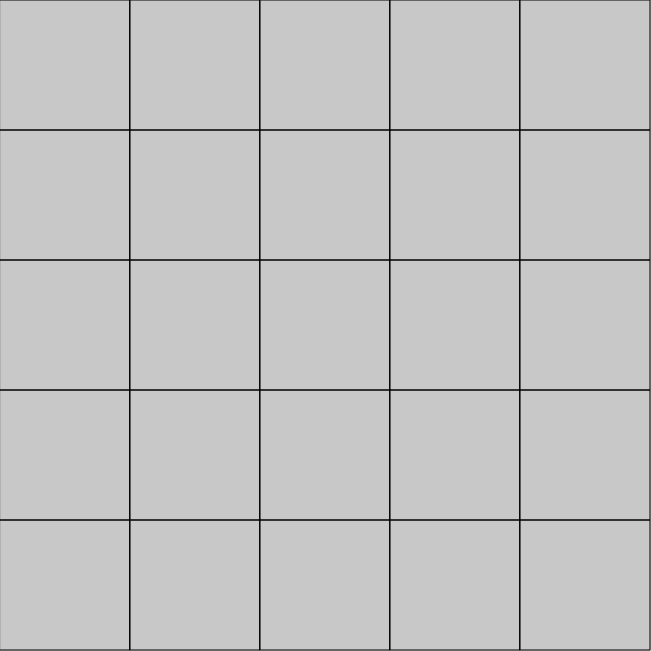
Frame 1 (no input)
Frame 60 (no input): identical to frame 1, image omitted
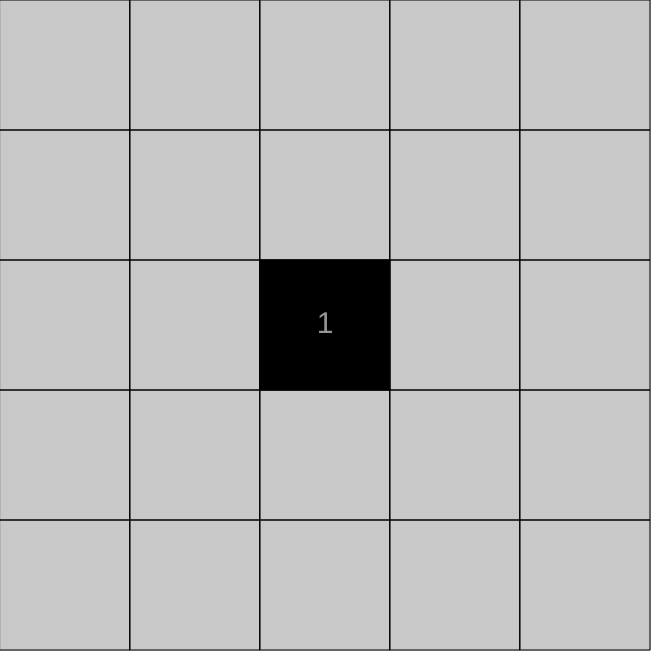
Frame 120 (the mouse pressed at the canvas centre since frame 60)

The p5.js sketch that drew these frames (run headless with seeded random() and noise() and a simulated clock; from frame 60 on, the mouse is pressed at the canvas centre):

// p5.js sketch
// ── sketch.js
function make2DArray(cols,rows) {
    console.log("2D arr reached")
    textSize(30);
    var arr = new Array(cols);
    for (var i = 0; i < arr.length; i++) {
        arr[i] = new Array(rows)
    }
    
    return arr;
}
var levelArr = [40] // this will be used to control the size of each square to get ruffly the same size for all the grid
var grid;
var cols;
var rows;
var w = 80; // width of each square
var button = this.button
var xLevel = 5; // i will use this to times the w to get the width of the grid
var win = false;
var dug = 0;

var totalBees = 7;

function setup() {
    console.log("setUp func reached")
    if (xLevel <= 5){
        w = 130;
        totalBees = 3;
    }else if (xLevel >= 6 && xLevel <= 10) {
        w = 80;
        totalBees = 15;

    }else if (xLevel >= 11 && xLevel <= 20) {
        totalBees = 25;
        w = 60;
    }else if (xLevel >= 21 && xLevel <= 30) {
        totalBees = 75;
        w = 40;
    }else if (xLevel >= 31 && xLevel <= 40) {
        totalBees = 120;
        w = 40;
    }else if (xLevel >= 41 && xLevel <= 50) {
        totalBees = 200;
        w = 30;
    }else if (xLevel >= 51 && xLevel <= 60) {
        totalBees = 360;
        w = 25;
    }else if (xLevel >= 61 && xLevel <= 70) {
        totalBees = 550;
        w = 25;
    }else if (xLevel >= 71 && xLevel <= 80) {
        totalBees = 750;
        w = 25;
    }else if (xLevel >= 61 && xLevel <= 70) {
        totalBees = 550;
        w = 20;
    }
    createCanvas(w * xLevel + 1, w * xLevel + 1);
    cols = floor(width / w);
    rows = floor(height / w);

    grid = make2DArray(cols, rows);
    for (var i = 0; i < cols; i++) {
        for (var j = 0; j < rows; j++) {
            grid[i][j] = new Cell(i, j, w)
        }
    }

    // pick total bees spots
    var options = [];
    for (var i = 0; i < cols; i++) {
        for (var j = 0; j < rows; j++) {
            options.push([i, j]);
        }
    }

    for (var n = 0; n < totalBees; n++) {
        var index = floor(random(options.length));
        var choice = options[index];
        var i = choice[0];
        var j = choice[1];
        // deletes that spot so no longer an option 
        options.splice(index, 1);
        grid[i][j].bee = true;
    }
    for (var i = 0; i < cols; i++) {
        for (var j = 0; j < rows; j++) {
            grid[i][j].countBees();
        }
    }
}

function keyPressed() {
    if (keyCode === ENTER) {
        if (dug == xLevel * xLevel){
            win = true;
            // alert("Next LEVEL");
            xLevel += 5;
            dug = 0;
            setup();
            draw();
            win = false;
            textSize(30);
        }  
    } 
  }

function winFunction () {
    dug = 0;
    for (var i = 0; i < cols; i++) {
        for (var j = 0; j < rows; j++) {
            if ( grid[i][j].flagged  || grid[i][j].revealed){ // && !(grid[i][j].bee.revealed)
                dug += 1;
                console.log(dug)
            }
            if (dug == xLevel * xLevel){
                win = true;
            }                          
        }
    }
}

function gameOver() {
    console.log("lose func reached")
    for (var i = 0; i < cols; i++) {
        for (var j = 0; j < rows; j++) {
            grid[i][j].revealed = true;
        }
    }
}

function mousePressed() {
    if (!keyIsDown(70)) {
        for (var i = 0; i < cols; i++) {
            for (var j = 0; j < rows; j++) {
                if (grid[i][j].contains(mouseX, mouseY) && !grid[i][j].revealed && !grid[i][j].flagged) {
                    grid[i][j].reveal();
                    winFunction();
                    if (grid[i][j].bee) {
                        gameOver();
                    }
                }
            }
        }
    } else {
        for (var i = 0; i < cols; i++) {
            for (var j = 0; j < rows; j++) {
                if (grid[i][j].contains(mouseX, mouseY) && !grid[i][j].revealed) {
                    grid[i][j].flagged = !grid[i][j].flagged;
                }
            }
        }
    }
}


function draw() {
    if (!win){
        background(200);
        for (var i = 0; i < cols; i++) {
            for (var j = 0; j < rows; j++) {
                grid[i][j].show();
            }
        }
    }else {
        console.log("reached if win state")
        background(0,128,0);
        textSize(50);
        text("Congratulations Nerd",(w * xLevel + 1)/2, (w * xLevel + 1)/2);
    }
}
// ── Cell.js
function Cell(i , j , w) {

    this.i = i;
    this.j = j;
    this.x = i * w;
    this.y = j * w;
    this.w = w;
    this.neighborCount = 0;
    this.flagged = false;

   this.bee = false
   this.revealed = false;
}

Cell.prototype.show = function() {
    stroke(0);
    noFill();
    rect(this.x,this.y,this.w,this.w);
    if (this.flagged) {
        fill(255, 0, 0);
        ellipse(this.x + this.w*0.5, this.y + this.w*0.5, this.w *0.5);
        return;
    }
    if (this.revealed){
        if (this.bee && this.flagged == false){
            fill(127);
            ellipse(this.x + this.w*0.5, this.y + this.w*0.5, this.w *0.5);
        } else{
            noFill();
            fill(0);
            rect(this.x,this.y,this.w,this.w);
            if (this.neighborCount > 0){
                textAlign(CENTER, CENTER);
                fill(150);
                text(this.neighborCount, this.x + this.w*0.5, this.y + this.w*0.5);
            }
        }  
    }
}

Cell.prototype.countBees = function() {
    if (this.bee){
        this.neighborCount = -1;
        return;
    }
    var total = 0;
    for (var xoff = -1; xoff <= 1; xoff ++){
        for (var yoff = -1; yoff <= 1; yoff ++){
            var i = this.i + xoff;
            var j = this.j + yoff;
            if (i > -1 && i < cols && j > -1 && j < rows){
                var neighbor = grid[i][j];
                if (neighbor.bee) {
                    total++;
                }
            }
        }
    }
    this.neighborCount = total;
}


Cell.prototype.contains = function(x,y){
    return (x > this.x && x < this.x +this.w && y > this.y && y < this.y + this.w );
}
Cell.prototype.reveal = function(){
    this.revealed = true;
    if (this.neighborCount == 0){
        
        // flood fill time
        this.floodFill();
    }
}

Cell.prototype.floodFill = function(){
    for (var xoff = -1; xoff <= 1; xoff ++){
        for (var yoff = -1; yoff <= 1; yoff ++){
            var i = this.i + xoff;
            var j = this.j + yoff;
            if (i > -1 && i < cols && j > -1 && j < rows){
                var neighbor = grid[i][j];
                if (!neighbor.bee && !neighbor.revealed){
                    neighbor.reveal();
                }
            }
        }
    }
}
// ── master.css
html, body {
    margin: 0px;
    width: 100%;
    height: 100%;
    display: flex;
    flex-direction: column;   
    align-items: center;
}

.title{

    font-size: 120px;
    text-align: center;
    font-family: Cambria, Cochin, Georgia, Times, 'Times New Roman', serif;
}

.banner{
    width: 100%;
    height: 300px;
    padding: 0px 0px 30px 0px;
    
}
